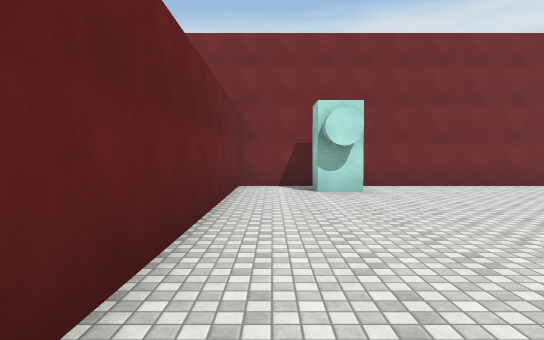
View 1 (above)

20 first-person views from a walk through a scene from a Unity 3-D project. The camera is 1.5 m above the floor, tilts 2° down and sees 75° across. The floor is counted in squares, 2 m on a side. Each view is taken from the middle of a square. On the plan, view 1 faces up. The plan holds only what a view shows up to about 11 squares ahead; the rest is blank. The place goes on beyond the plan. Surface patterns are stand-ins for the level's own textures.

View 2
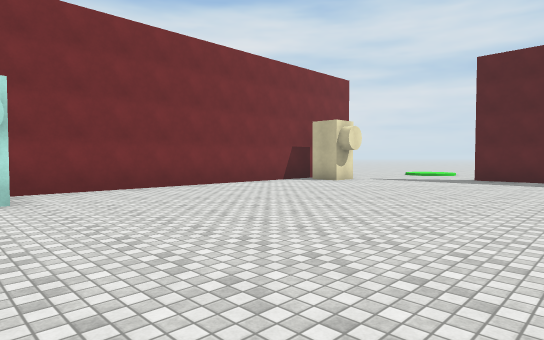

View 3
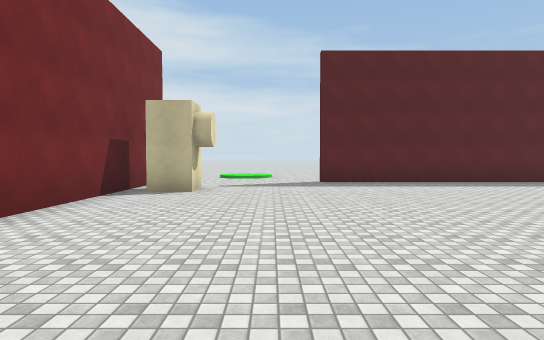

View 4
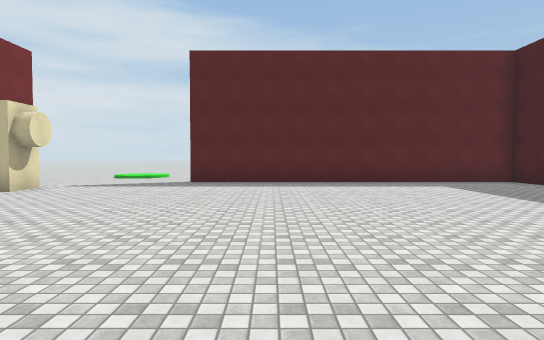

View 5
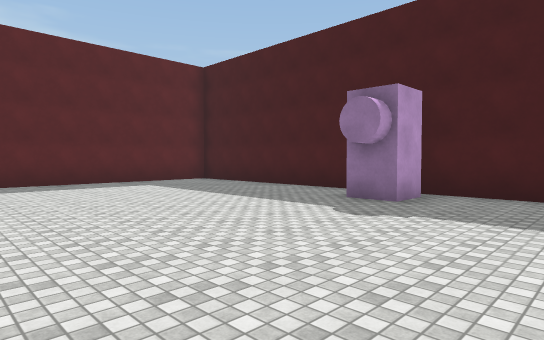

View 6
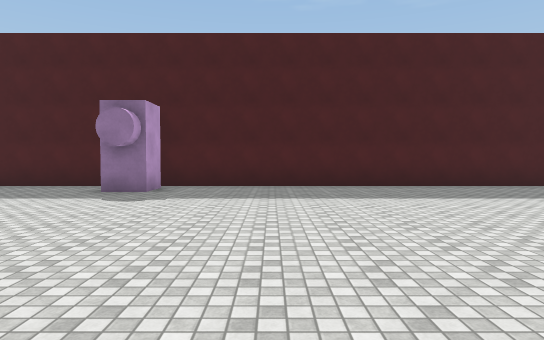

View 7
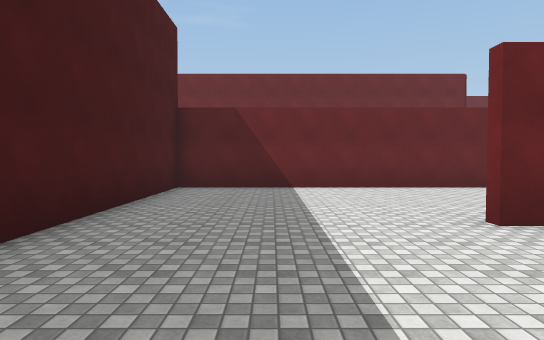

View 8
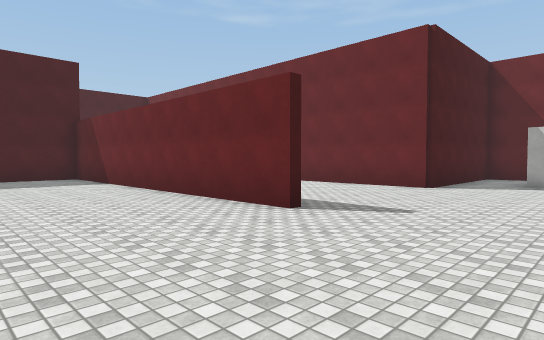

View 9
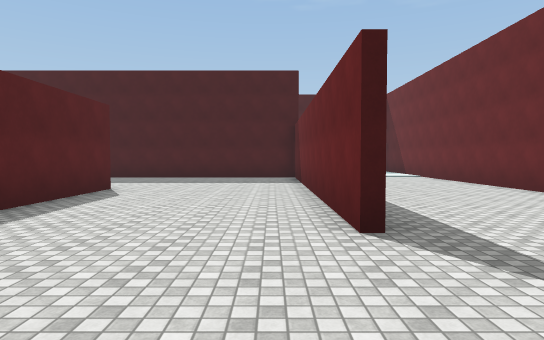

View 10
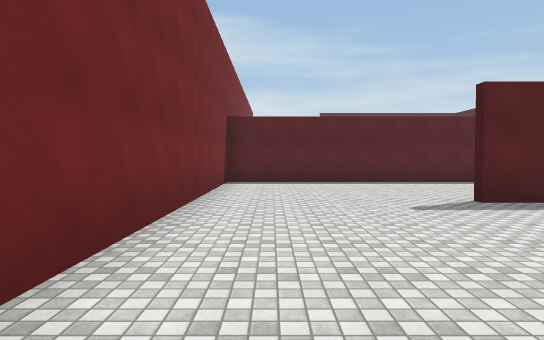

View 11
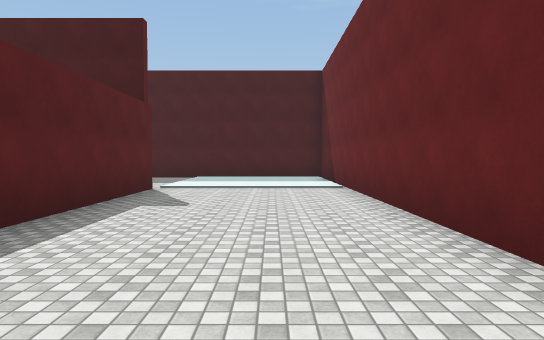

View 12
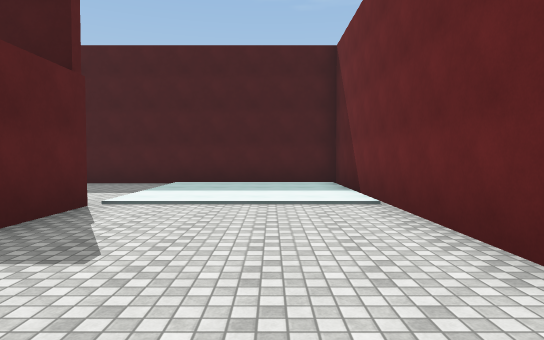

View 13
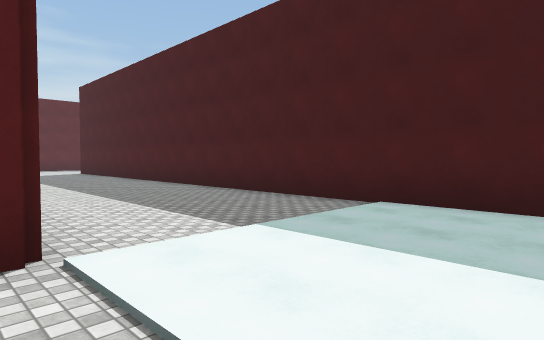

View 14
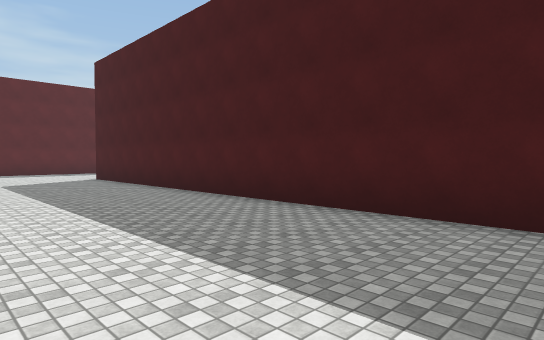

View 15
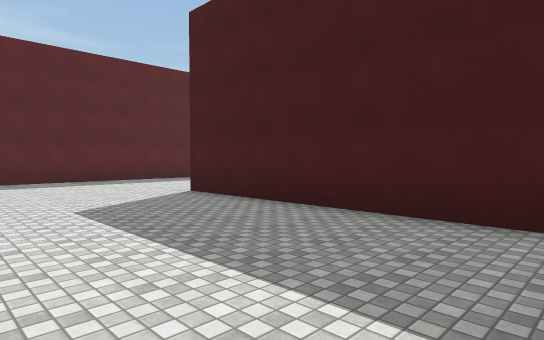

View 16
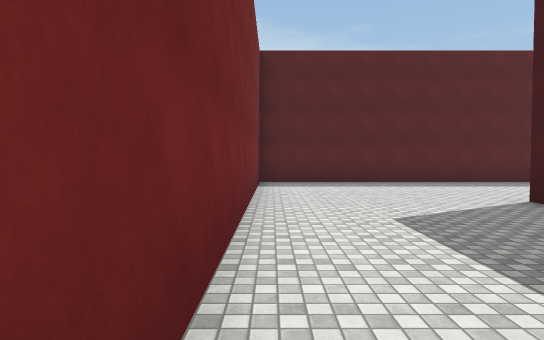

View 17
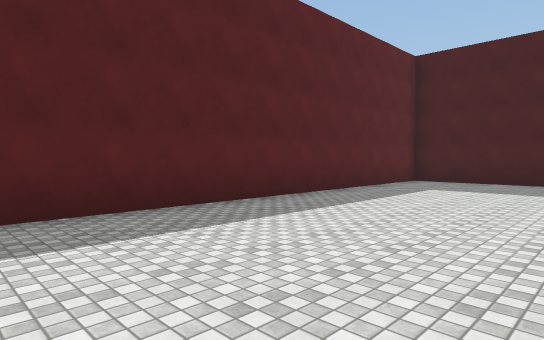

View 18
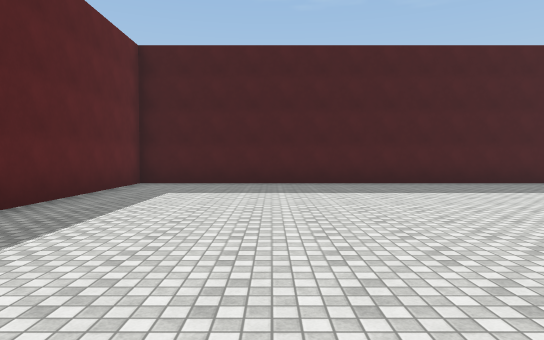

View 19
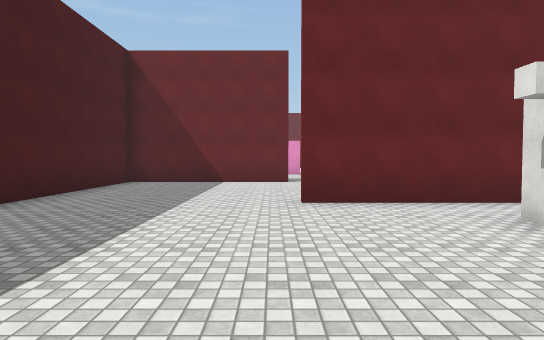

View 20
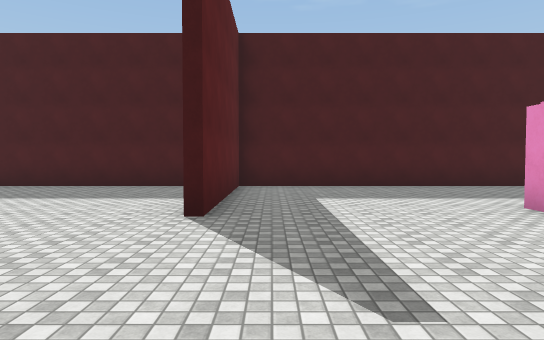

### Floor plan
Points are (right, up) in squares from view 1. A wall is a line through its corners. A room is listed if a view was taken in it or the views show most of it. See-through windows are left out.
Room 1 (views 1, 2, 3, 4, 5, 6, 7, 8, 9, 10, 11, 12, 13, 14, 15, 16, 17, 18, 19, 20)
walls: (-1.1, -0.5) (-1.1, 9.4) (-10.2, 9.4); (7.5, -5.4) (13.9, -5.4) (13.9, 4.5); (4.1, -11.8) (4.1, -15.5); (-6.1, -5.8) (-6.1, -0.6); (-6.1, 3.4) (-6.1, 4.5); (13.4, -5.6) (3.4, -5.6); (-5.9, 4.5) (-5.9, -5.4) (5.5, -5.4); (-0.9, -15.4) (-0.9, -20.4) (13.9, -20.4) (13.9, -5.6); (-10.9, 4.8) (-10.9, -10.4) (9, -10.4); (-12.5, 4.5) (-10.9, 4.5); (12.6, 9.4) (-0.9, 9.4) (-0.9, -0.5); (-8.8, -20.4) (-1.1, -20.4) (-1.1, -15.5)
objects: other object (-7, -16) to (-6, -15); other object (1, 8) to (2, 8); other object (6, -13) to (7, -12); other object (6, -5) to (6, -4); other object (11, 8)

Where each view was taken, in squares from view 1:
view 1: 0 up, 0 right, facing up
view 2: 1 up, 1 right, facing up-right
view 3: 6 up, 3 right, facing right
view 4: 2 up, 3 right, facing right
view 5: 2 up, 3 right, facing down-right
view 6: 4 up, 3 right, facing down
view 7: 3 down, 3 right, facing left
view 8: 8 up, 2 left, facing down-left
view 9: 8 up, 5 left, facing down
view 10: 8 up, 12 left, facing right
view 11: 3 up, 9 left, facing down
view 12: 0 up, 9 left, facing down
view 13: 5 down, 9 left, facing down-right
view 14: 6 down, 4 left, facing down-right
view 15: 6 down, 2 right, facing down-right
view 16: 6 down, 3 right, facing right
view 17: 9 down, 9 right, facing down-right
view 18: 10 down, 10 right, facing down
view 19: 16 down, 10 right, facing left
view 20: 11 down, 2 left, facing down
